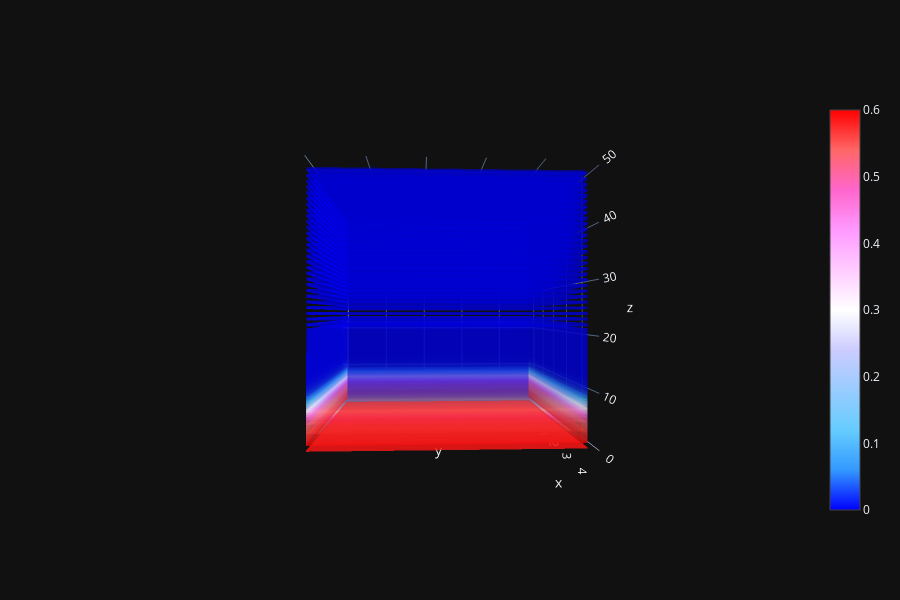

Notebook cell for this chart:
### Code cell
import plotly.graph_objects as go
X, Y, Z = np.array(phAr.iloc[:,0]), np.array(phAr.iloc[:,1]), np.array(phAr.iloc[:,2])
vol = np.array(phAr.iloc[:,3])

for 

fig = go.Figure(data=go.Volume(
    x=X, y=Y, z=Z,
    value=vol,
    isomin  =0.0,
    isomax  =0.6,
    opacity =0.6,
    surface_count=15,
    colorscale='Picnic' #Blackbody,Bluered,Blues,Cividis,Earth,Electric,Greens,Greys,Hot,Jet,Picnic,Portland,Rainbow,RdBu,Reds,Viridis,YlGnBu,YlOrRd.
    ))
fig.update_layout(scene_xaxis_showticklabels=True,
                  scene_yaxis_showticklabels=True,
                  scene_zaxis_showticklabels=True,
                  template='plotly_dark', width=900, height=600)
fig.show()

### Figure 1 — Plotly figure (JSON) as saved in the notebook; plotly's stock layout.template omitted (floating-point values rounded to 4 significant figures; data arrays with more than 128 entries replaced by an {"elided": "..."} marker saying what was removed)
{"data": [{"colorscale": [[0, "rgb(0,0,255)"], [0.1, "rgb(51,153,255)"], [0.2, "rgb(102,204,255)"], [0.3, "rgb(153,204,255)"], [0.4, "rgb(204,204,255)"], [0.5, "rgb(255,255,255)"], [0.6, "rgb(255,204,255)"], [0.7, "rgb(255,153,255)"], [0.8, "rgb(255,102,204)"], [0.9, "rgb(255,102,102)"], [1, "rgb(255,0,0)"]], "isomax": 0.6, "isomin": 0, "opacity": 0.6, "surface": {"count": 15}, "type": "volume", "value": {"elided": "40000 float values"}, "x": {"elided": "40000 float values"}, "y": {"elided": "40000 float values"}, "z": {"elided": "40000 float values"}}], "layout": {"height": 600, "scene": {"aspectmode": "auto", "aspectratio": {"x": 1, "y": 1, "z": 1}, "camera": {"center": {"x": 0, "y": 0, "z": 0}, "eye": {"x": 2.163, "y": -0.09391, "z": -0.01368}, "projection": {"type": "perspective"}, "up": {"x": 0, "y": 0, "z": 1}}, "xaxis": {"showticklabels": true, "type": "linear"}, "yaxis": {"showticklabels": true, "type": "linear"}, "zaxis": {"showticklabels": true, "type": "linear"}}, "width": 900}}
